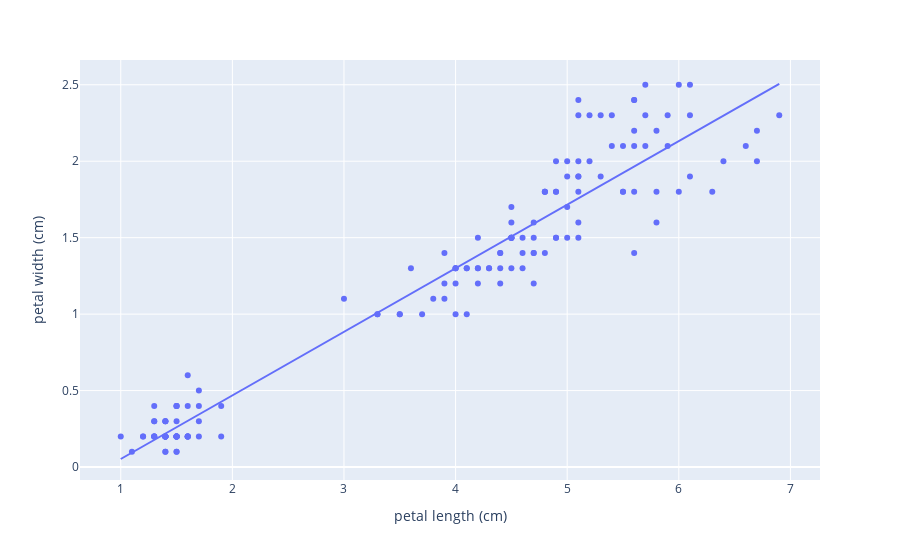

The notebook cell this image was saved under:
### Code cell
px.scatter(df,x='petal length (cm)',y='petal width (cm)',trendline='ols')

### Figure 1 — Plotly figure (JSON) as saved in the notebook; plotly's stock layout.template omitted (floating-point values rounded to 4 significant figures; data arrays with more than 128 entries replaced by an {"elided": "..."} marker saying what was removed)
{"data": [{"hovertemplate": "petal length (cm)=%{x}<br>petal width (cm)=%{y}<extra></extra>", "legendgroup": "", "marker": {"color": "#636efa", "symbol": "circle"}, "mode": "markers", "name": "", "orientation": "v", "showlegend": false, "type": "scatter", "x": {"elided": "150 float values"}, "xaxis": "x", "y": {"elided": "150 float values"}, "yaxis": "y"}, {"hovertemplate": "<b>OLS trendline</b><br>petal width (cm) = 0.415755 * petal length (cm) + -0.363076<br>R<sup>2</sup>=0.927110<br><br>petal length (cm)=%{x}<br>petal width (cm)=%{y} <b>(trend)</b><extra></extra>", "legendgroup": "", "marker": {"color": "#636efa", "symbol": "circle"}, "mode": "lines", "name": "", "showlegend": false, "type": "scatter", "x": {"elided": "150 float values"}, "xaxis": "x", "y": {"elided": "150 float values"}, "yaxis": "y"}], "layout": {"legend": {"tracegroupgap": 0}, "margin": {"t": 60}, "xaxis": {"anchor": "y", "domain": [0, 1], "title": {"text": "petal length (cm)"}}, "yaxis": {"anchor": "x", "domain": [0, 1], "title": {"text": "petal width (cm)"}}}}
